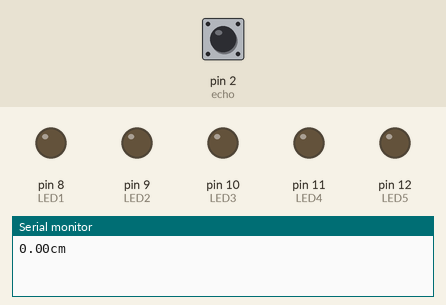
Simulated run of this sketch. Board: Arduino Uno, built with avr-gcc and run on an emulated ATmega328P. On the bench: output pins drawn as LEDs (lit = HIGH), the last lines printed to the serial monitor. The inputs (shaded band) are chosen by the test bench; at power-on: pin 2 (echo) LOW. Pins used as bus, display or sensor lines are not drawn.

Above: at 1.2 s.
1.3 s: pin 2 (echo) pulsed HIGH 2 times (0.12 s each, 0.3 s apart)
At 2.3 s:
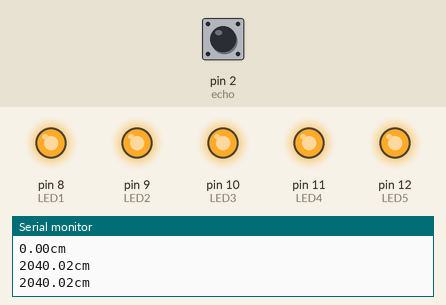
Timing chart, 0 to 4.4 s (numbered marks = the images above; inputs shaded):
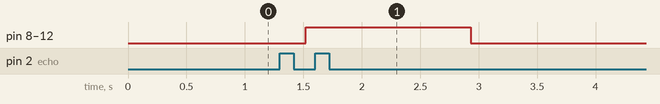

Measured:
- after the input at 1.3 s, pin 8 (LED1), pin 9 (LED2), pin 10 (LED3), pin 11 (LED4), pin 12 (LED5): LOW → HIGH after 0.22 s, → LOW 1.4 s later

The sketch:

test2-1.ino
```cpp
int trig = 3;
int echo = 2;
int LED1 = 8;
int LED2 = 9;
int LED3 = 10;
int LED4 = 11;
int LED5 = 12;
float duration;
float distance;

void setup() {
  Serial.begin(9600);
  pinMode(echo,INPUT);
  pinMode(trig,OUTPUT);
  pinMode(LED1, OUTPUT);
  pinMode(LED2, OUTPUT);
  pinMode(LED3, OUTPUT);
  pinMode(LED4, OUTPUT);
  pinMode(LED5, OUTPUT);

}

void loop() {
    digitalWrite(trig,HIGH);
    delay(10);
    digitalWrite(trig,LOW);
    duration = pulseIn(echo,HIGH);
    distance = ((34000*duration)/1000000)/2;
    delay(100);
    Serial.print(distance);
    Serial.println("cm");
    if (distance<40){
      digitalWrite(LED1, LOW);
      digitalWrite(LED2, LOW);
      digitalWrite(LED3, LOW);
      digitalWrite(LED4, LOW);
      digitalWrite(LED5, LOW);
    }
    else if(distance > 40 && distance <= 45){
      digitalWrite(LED1, HIGH);
      digitalWrite(LED2, LOW);
      digitalWrite(LED3, LOW);
      digitalWrite(LED4, LOW);
      digitalWrite(LED5, LOW);
    }
    else if(distance > 45 && distance <= 50){
      digitalWrite(LED1, HIGH);
      digitalWrite(LED2, HIGH);
      digitalWrite(LED3, LOW);
      digitalWrite(LED4, LOW);
      digitalWrite(LED5, LOW);
    }
    else if(distance > 50 && distance <=55){
      digitalWrite(LED1, HIGH);
      digitalWrite(LED2, HIGH);
      digitalWrite(LED3, HIGH);
      digitalWrite(LED4, LOW);
      digitalWrite(LED5, LOW);
    }
    else if(distance > 55 && distance <=60){
      digitalWrite(LED1, HIGH);
      digitalWrite(LED2, HIGH);
      digitalWrite(LED3, HIGH);
      digitalWrite(LED4, HIGH);
      digitalWrite(LED5, LOW);
    }
    else{
      digitalWrite(LED1, HIGH);
      digitalWrite(LED2, HIGH);
      digitalWrite(LED3, HIGH);
      digitalWrite(LED4, HIGH);
      digitalWrite(LED5, HIGH);
    }
}
```
